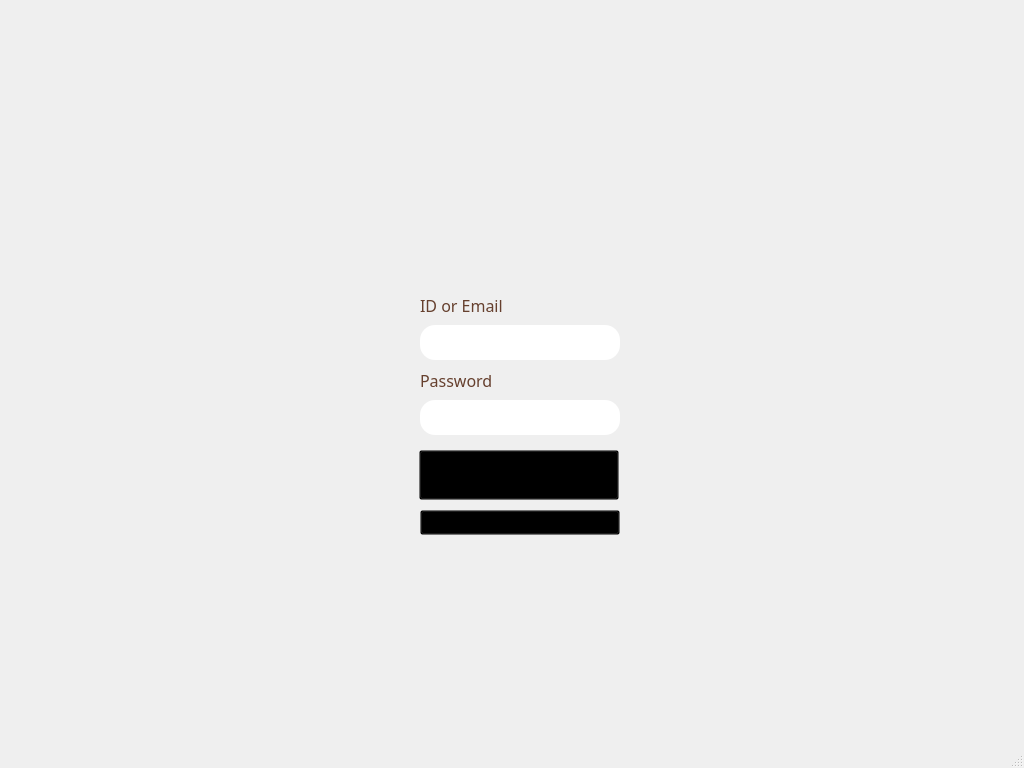
<?xml version="1.0" encoding="UTF-8"?>
<ui version="4.0">
 <class>MainWindow</class>
 <widget class="QMainWindow" name="MainWindow">
  <property name="geometry">
   <rect>
    <x>0</x>
    <y>0</y>
    <width>1024</width>
    <height>768</height>
   </rect>
  </property>
  <property name="windowTitle">
   <string>MainWindow</string>
  </property>
  <widget class="QWidget" name="centralwidget">
   <widget class="QPushButton" name="login_btn">
    <property name="enabled">
     <bool>true</bool>
    </property>
    <property name="geometry">
     <rect>
      <x>419</x>
      <y>450</y>
      <width>200</width>
      <height>50</height>
     </rect>
    </property>
    <property name="font">
     <font>
      <family>a아티스트M</family>
      <pointsize>12</pointsize>
     </font>
    </property>
    <property name="autoFillBackground">
     <bool>false</bool>
    </property>
    <property name="styleSheet">
     <string notr="true">background-color: rgba(0,0,0,0%);</string>
    </property>
    <property name="icon">
     <iconset>
      <normaloff>../image/login.png</normaloff>../image/login.png</iconset>
    </property>
    <property name="iconSize">
     <size>
      <width>200</width>
      <height>50</height>
     </size>
    </property>
    <property name="autoDefault">
     <bool>false</bool>
    </property>
    <property name="default">
     <bool>false</bool>
    </property>
   </widget>
   <widget class="QPushButton" name="signup_btn">
    <property name="enabled">
     <bool>true</bool>
    </property>
    <property name="geometry">
     <rect>
      <x>420</x>
      <y>510</y>
      <width>200</width>
      <height>25</height>
     </rect>
    </property>
    <property name="font">
     <font>
      <family>a아티스트B</family>
      <pointsize>10</pointsize>
     </font>
    </property>
    <property name="styleSheet">
     <string notr="true">background-color: rgba(0,0,0,0%);</string>
    </property>
    <property name="text">
     <string/>
    </property>
    <property name="icon">
     <iconset>
      <normaloff>:/signup/image/signup.png</normaloff>:/signup/image/signup.png</iconset>
    </property>
    <property name="iconSize">
     <size>
      <width>150</width>
      <height>150</height>
     </size>
    </property>
    <property name="autoExclusive">
     <bool>false</bool>
    </property>
   </widget>
   <widget class="QLineEdit" name="pwLog_lineEdit">
    <property name="geometry">
     <rect>
      <x>420</x>
      <y>400</y>
      <width>200</width>
      <height>35</height>
     </rect>
    </property>
    <property name="font">
     <font>
      <family>BM YEONSUNG</family>
      <pointsize>10</pointsize>
      <kerning>true</kerning>
     </font>
    </property>
    <property name="styleSheet">
     <string notr="true">border-radius: 15px;
padding: 10px;
</string>
    </property>
    <property name="text">
     <string comment="password" extracomment="password"/>
    </property>
    <property name="frame">
     <bool>true</bool>
    </property>
    <property name="echoMode">
     <enum>QLineEdit::Password</enum>
    </property>
    <property name="dragEnabled">
     <bool>false</bool>
    </property>
    <property name="readOnly">
     <bool>false</bool>
    </property>
    <property name="clearButtonEnabled">
     <bool>true</bool>
    </property>
   </widget>
   <widget class="QLineEdit" name="idLog_lineEdit">
    <property name="enabled">
     <bool>true</bool>
    </property>
    <property name="geometry">
     <rect>
      <x>420</x>
      <y>325</y>
      <width>200</width>
      <height>35</height>
     </rect>
    </property>
    <property name="sizePolicy">
     <sizepolicy hsizetype="Expanding" vsizetype="Fixed">
      <horstretch>0</horstretch>
      <verstretch>0</verstretch>
     </sizepolicy>
    </property>
    <property name="font">
     <font>
      <family>BM YEONSUNG</family>
      <pointsize>10</pointsize>
      <italic>false</italic>
      <underline>false</underline>
      <stylestrategy>PreferDefault</stylestrategy>
     </font>
    </property>
    <property name="mouseTracking">
     <bool>true</bool>
    </property>
    <property name="focusPolicy">
     <enum>Qt::StrongFocus</enum>
    </property>
    <property name="contextMenuPolicy">
     <enum>Qt::DefaultContextMenu</enum>
    </property>
    <property name="toolTip">
     <string/>
    </property>
    <property name="whatsThis">
     <string/>
    </property>
    <property name="styleSheet">
     <string notr="true">border-radius: 15px;
padding: 10px;
</string>
    </property>
    <property name="inputMask">
     <string notr="true"/>
    </property>
    <property name="text">
     <string/>
    </property>
    <property name="echoMode">
     <enum>QLineEdit::Normal</enum>
    </property>
    <property name="alignment">
     <set>Qt::AlignLeading|Qt::AlignLeft|Qt::AlignVCenter</set>
    </property>
    <property name="readOnly">
     <bool>false</bool>
    </property>
    <property name="placeholderText">
     <string notr="true"/>
    </property>
    <property name="clearButtonEnabled">
     <bool>true</bool>
    </property>
   </widget>
   <widget class="QLabel" name="background_label">
    <property name="geometry">
     <rect>
      <x>0</x>
      <y>0</y>
      <width>1024</width>
      <height>768</height>
     </rect>
    </property>
    <property name="statusTip">
     <string/>
    </property>
    <property name="frameShape">
     <enum>QFrame::NoFrame</enum>
    </property>
    <property name="frameShadow">
     <enum>QFrame::Plain</enum>
    </property>
    <property name="scaledContents">
     <bool>false</bool>
    </property>
    <property name="wordWrap">
     <bool>false</bool>
    </property>
    <property name="openExternalLinks">
     <bool>false</bool>
    </property>
   </widget>
   <widget class="QLabel" name="id_label">
    <property name="geometry">
     <rect>
      <x>420</x>
      <y>290</y>
      <width>200</width>
      <height>30</height>
     </rect>
    </property>
    <property name="font">
     <font>
      <family>BM EULJIRO TTF</family>
      <pointsize>12</pointsize>
     </font>
    </property>
    <property name="styleSheet">
     <string notr="true">background-color: rgba(0,0,0,0%);
color : #66402e;</string>
    </property>
    <property name="text">
     <string>ID or Email</string>
    </property>
   </widget>
   <widget class="QLabel" name="id_label_2">
    <property name="geometry">
     <rect>
      <x>420</x>
      <y>365</y>
      <width>200</width>
      <height>30</height>
     </rect>
    </property>
    <property name="font">
     <font>
      <family>BM EULJIRO TTF</family>
      <pointsize>12</pointsize>
     </font>
    </property>
    <property name="styleSheet">
     <string notr="true">background-color: rgba(0,0,0,0%);
color : #66402e;</string>
    </property>
    <property name="text">
     <string>Password</string>
    </property>
   </widget>
   <zorder>background_label</zorder>
   <zorder>login_btn</zorder>
   <zorder>signup_btn</zorder>
   <zorder>pwLog_lineEdit</zorder>
   <zorder>idLog_lineEdit</zorder>
   <zorder>id_label</zorder>
   <zorder>id_label_2</zorder>
  </widget>
  <widget class="QMenuBar" name="menubar">
   <property name="geometry">
    <rect>
     <x>0</x>
     <y>0</y>
     <width>1024</width>
     <height>25</height>
    </rect>
   </property>
  </widget>
  <widget class="QStatusBar" name="statusbar"/>
 </widget>
 <resources/>
 <connections/>
</ui>
